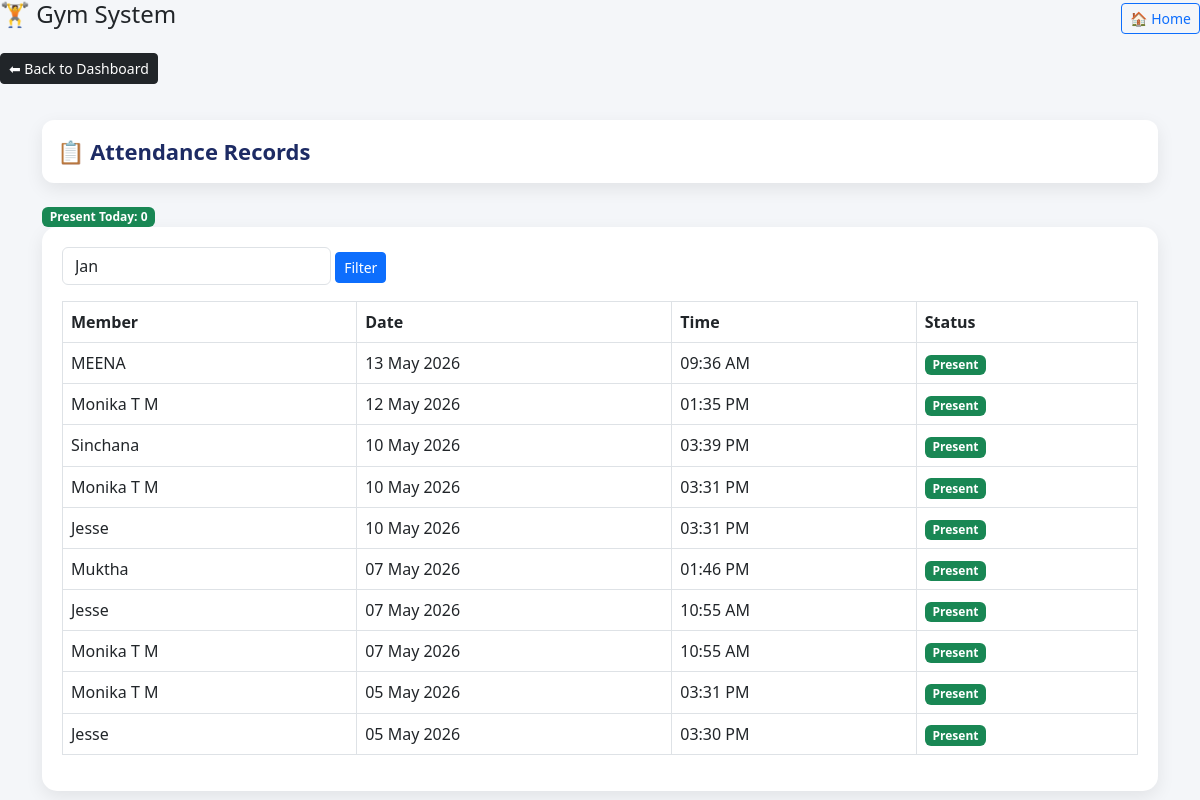
The app's page /view_attendance.php with its own data.
### tables this page shows
CREATE TABLE `attendance` (
  `id` int(11) NOT NULL,
  `member_id` int(11) DEFAULT NULL,
  `check_in` datetime DEFAULT current_timestamp(),
  `check_out` datetime DEFAULT NULL
);

CREATE TABLE `members` (
  `id` int(11) NOT NULL,
  `name` varchar(100) DEFAULT NULL,
  `dob` date DEFAULT NULL,
  `address` text DEFAULT NULL,
  `phone` varchar(15) DEFAULT NULL,
  `gender` varchar(10) DEFAULT NULL,
  `occupation` varchar(100) DEFAULT NULL,
  `photo` varchar(255) DEFAULT 'default.png',
  `status` varchar(20) DEFAULT 'expired',
  `created_at` timestamp NOT NULL DEFAULT current_timestamp(),
  `gym_id` int(11) DEFAULT 1,
  `password` varchar(255) DEFAULT NULL
);

### view_attendance.php (the view, shortened to what this page needs)
<?php
include("../includes/db.php");
$month = $_GET['month'] ?? date('m');
$todayCount = 0;
$res = $conn->query("
    SELECT COUNT(*) as total
    FROM attendance
    WHERE DATE(check_in) = CURDATE()
");
if($res){
    $todayCount = $res->fetch_assoc()['total'];
}
$result = $conn->query("
SELECT a.*, m.name
FROM attendance a
JOIN members m ON m.id = a.member_id
WHERE MONTH(a.check_in) = $month
ORDER BY a.check_in DESC
");
?>
<!DOCTYPE html>
<html>
<head>
    <link href="https://cdn.jsdelivr.net/npm/bootstrap@5.3.0/dist/css/bootstrap.min.css" rel="stylesheet">
</head>
<body>
    <div class="d-flex justify-content-between align-items-center mb-3">
    <h4>🏋️ Gym System</h4>
    <a href="../dashboard.php" class="btn btn-outline-primary btn-sm">
        🏠 Home
    </a>
</div>
    <a href="../dashboard.php" class="btn btn-dark btn-sm mb-3">
    ⬅ Back to Dashboard
</a>
<div class="container">
    <div class="header">
        <div class="title">📋 Attendance Records</div>
    </div>
<div class="mt-2">
    <span class="badge bg-success">
        Present Today: <?= $todayCount ?>
    </span>
</div>
    <div class="card-box">
        <form method="GET" class="mb-3">
    <select name="month" class="form-control w-25 d-inline">
        <option value="01">Jan</option>
    </select>
    <button class="btn btn-primary btn-sm">Filter</button>
</form>
        <table class="table table-bordered table-hover">
            <tr>
    <th>Member</th>
    <th>Date</th>
    <th>Time</th>
    <th>Status</th>
</tr>
            <?php while($row = $result->fetch_assoc()) { ?>
<tr>
    <td><?= $row['name'] ?></td>
    <td><?= date('d M Y', strtotime($row['check_in'])) ?></td>
    <td><?= date('h:i A', strtotime($row['check_in'])) ?></td>
    <td>
        <?php
        if (!empty($row['check_in'])) {
            echo '<span class="badge bg-success">Present</span>';
        } else {
            echo '<span class="badge bg-danger">Absent</span>';
        }
        ?>
    </td>
</tr>
<?php } ?>
        </table>
    </div>
</div>
</body>
</html>

### view_attendance.php (style rules this page uses)
body { background: #f4f6f9; font-family: 'Segoe UI'; }
.header { background: white; padding: 15px; border-radius: 12px; margin: 20px 0; box-shadow: 0 6px 18px rgba(0,0,0,0.08); display:flex; justify-content:space-between; align-items:center; }
.title { font-size: 22px; font-weight: 700; color: #1d2b64; }
.card-box { background: white; padding: 20px; border-radius: 15px; box-shadow: 0 6px 18px rgba(0,0,0,0.08); }
table th { background: #1d2b64; color: white; }

### records on screen
attendance: member.name "MEENA", check_in "13 May 2026", check_in "09:36 AM", shows "Present"
attendance: member.name "Monika T M", check_in "12 May 2026", check_in "01:35 PM", shows "Present"
attendance: member.name "Sinchana", check_in "10 May 2026", check_in "03:39 PM", shows "Present"
attendance: member.name "Monika T M", check_in "10 May 2026", check_in "03:31 PM", shows "Present"
attendance: member.name "Jesse", check_in "10 May 2026", check_in "03:31 PM", shows "Present"
attendance: member.name "Muktha", check_in "07 May 2026", check_in "01:46 PM", shows "Present"
attendance: member.name "Jesse", check_in "07 May 2026", check_in "10:55 AM", shows "Present"
attendance: member.name "Monika T M", check_in "07 May 2026", check_in "10:55 AM", shows "Present"
attendance: member.name "Monika T M", check_in "05 May 2026", check_in "03:31 PM", shows "Present"
attendance: member.name "Jesse", check_in "05 May 2026", check_in "03:30 PM", shows "Present"

### other values on screen
$todayCount "0"
